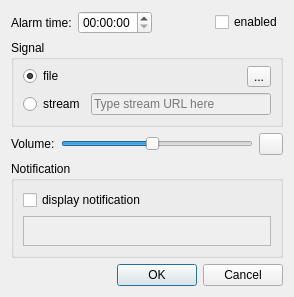
<?xml version="1.0" encoding="UTF-8"?>
<ui version="4.0">
 <class>SettingsDlg</class>
 <widget class="QDialog" name="SettingsDlg">
  <property name="geometry">
   <rect>
    <x>0</x>
    <y>0</y>
    <width>294</width>
    <height>297</height>
   </rect>
  </property>
  <property name="windowTitle">
   <string>Alarm Settings</string>
  </property>
  <property name="windowIcon">
   <iconset resource="../alarm.qrc">
    <normaloff>:/settings.svg</normaloff>:/settings.svg</iconset>
  </property>
  <property name="modal">
   <bool>true</bool>
  </property>
  <layout class="QVBoxLayout" name="verticalLayout">
   <item>
    <layout class="QHBoxLayout" name="horizontalLayout">
     <item>
      <widget class="QLabel" name="label">
       <property name="text">
        <string>Alarm time:</string>
       </property>
      </widget>
     </item>
     <item>
      <widget class="QTimeEdit" name="time_edit"/>
     </item>
     <item>
      <spacer name="horizontalSpacer">
       <property name="orientation">
        <enum>Qt::Horizontal</enum>
       </property>
       <property name="sizeHint" stdset="0">
        <size>
         <width>40</width>
         <height>20</height>
        </size>
       </property>
      </spacer>
     </item>
     <item>
      <widget class="QCheckBox" name="alarm_enabled">
       <property name="text">
        <string>enabled</string>
       </property>
      </widget>
     </item>
    </layout>
   </item>
   <item>
    <widget class="QGroupBox" name="groupBox">
     <property name="title">
      <string>Signal</string>
     </property>
     <layout class="QGridLayout" name="gridLayout">
      <property name="topMargin">
       <number>6</number>
      </property>
      <item row="0" column="0">
       <widget class="QRadioButton" name="st_file">
        <property name="text">
         <string>file</string>
        </property>
        <property name="checked">
         <bool>true</bool>
        </property>
       </widget>
      </item>
      <item row="0" column="1">
       <layout class="QHBoxLayout" name="horizontalLayout_3">
        <item>
         <widget class="QLabel" name="signal_label">
          <property name="text">
           <string>&lt;please select any mp3&gt;</string>
          </property>
         </widget>
        </item>
        <item>
         <widget class="QToolButton" name="browse_btn">
          <property name="text">
           <string notr="true">...</string>
          </property>
         </widget>
        </item>
       </layout>
      </item>
      <item row="1" column="0">
       <widget class="QRadioButton" name="st_stream">
        <property name="text">
         <string>stream</string>
        </property>
       </widget>
      </item>
      <item row="1" column="1">
       <widget class="QLineEdit" name="stream_url_edit">
        <property name="enabled">
         <bool>false</bool>
        </property>
        <property name="placeholderText">
         <string>Type stream URL here</string>
        </property>
       </widget>
      </item>
     </layout>
    </widget>
   </item>
   <item>
    <layout class="QHBoxLayout" name="horizontalLayout_2">
     <item>
      <widget class="QLabel" name="volume_label">
       <property name="text">
        <string>Volume:</string>
       </property>
      </widget>
     </item>
     <item>
      <widget class="QSlider" name="volume_slider">
       <property name="minimum">
        <number>5</number>
       </property>
       <property name="maximum">
        <number>100</number>
       </property>
       <property name="value">
        <number>50</number>
       </property>
       <property name="orientation">
        <enum>Qt::Horizontal</enum>
       </property>
      </widget>
     </item>
     <item>
      <widget class="QPushButton" name="play_btn">
       <property name="sizePolicy">
        <sizepolicy hsizetype="Fixed" vsizetype="Fixed">
         <horstretch>0</horstretch>
         <verstretch>0</verstretch>
        </sizepolicy>
       </property>
       <property name="maximumSize">
        <size>
         <width>24</width>
         <height>16777215</height>
        </size>
       </property>
       <property name="text">
        <string notr="true"/>
       </property>
       <property name="icon">
        <iconset resource="../alarm.qrc">
         <normaloff>:/play.svg</normaloff>:/play.svg</iconset>
       </property>
      </widget>
     </item>
    </layout>
   </item>
   <item>
    <widget class="QGroupBox" name="groupBox_2">
     <property name="title">
      <string>Notification</string>
     </property>
     <layout class="QVBoxLayout" name="verticalLayout_2" stretch="0,1">
      <item>
       <widget class="QCheckBox" name="notification_enabled">
        <property name="text">
         <string>display notification</string>
        </property>
       </widget>
      </item>
      <item>
       <widget class="QPlainTextEdit" name="message_edit">
        <property name="enabled">
         <bool>false</bool>
        </property>
        <property name="minimumSize">
         <size>
          <width>0</width>
          <height>30</height>
         </size>
        </property>
       </widget>
      </item>
     </layout>
    </widget>
   </item>
   <item>
    <widget class="QDialogButtonBox" name="buttonBox">
     <property name="orientation">
      <enum>Qt::Horizontal</enum>
     </property>
     <property name="standardButtons">
      <set>QDialogButtonBox::Cancel|QDialogButtonBox::Ok</set>
     </property>
    </widget>
   </item>
  </layout>
 </widget>
 <resources>
  <include location="../alarm.qrc"/>
 </resources>
 <connections>
  <connection>
   <sender>buttonBox</sender>
   <signal>accepted()</signal>
   <receiver>SettingsDlg</receiver>
   <slot>accept()</slot>
   <hints>
    <hint type="sourcelabel">
     <x>164</x>
     <y>294</y>
    </hint>
    <hint type="destinationlabel">
     <x>157</x>
     <y>274</y>
    </hint>
   </hints>
  </connection>
  <connection>
   <sender>buttonBox</sender>
   <signal>rejected()</signal>
   <receiver>SettingsDlg</receiver>
   <slot>reject()</slot>
   <hints>
    <hint type="sourcelabel">
     <x>164</x>
     <y>294</y>
    </hint>
    <hint type="destinationlabel">
     <x>286</x>
     <y>274</y>
    </hint>
   </hints>
  </connection>
  <connection>
   <sender>notification_enabled</sender>
   <signal>toggled(bool)</signal>
   <receiver>message_edit</receiver>
   <slot>setEnabled(bool)</slot>
   <hints>
    <hint type="sourcelabel">
     <x>133</x>
     <y>197</y>
    </hint>
    <hint type="destinationlabel">
     <x>98</x>
     <y>211</y>
    </hint>
   </hints>
  </connection>
  <connection>
   <sender>st_file</sender>
   <signal>toggled(bool)</signal>
   <receiver>signal_label</receiver>
   <slot>setEnabled(bool)</slot>
   <hints>
    <hint type="sourcelabel">
     <x>54</x>
     <y>69</y>
    </hint>
    <hint type="destinationlabel">
     <x>130</x>
     <y>62</y>
    </hint>
   </hints>
  </connection>
  <connection>
   <sender>st_stream</sender>
   <signal>toggled(bool)</signal>
   <receiver>stream_url_edit</receiver>
   <slot>setEnabled(bool)</slot>
   <hints>
    <hint type="sourcelabel">
     <x>59</x>
     <y>93</y>
    </hint>
    <hint type="destinationlabel">
     <x>153</x>
     <y>97</y>
    </hint>
   </hints>
  </connection>
  <connection>
   <sender>st_file</sender>
   <signal>toggled(bool)</signal>
   <receiver>browse_btn</receiver>
   <slot>setEnabled(bool)</slot>
   <hints>
    <hint type="sourcelabel">
     <x>40</x>
     <y>70</y>
    </hint>
    <hint type="destinationlabel">
     <x>226</x>
     <y>70</y>
    </hint>
   </hints>
  </connection>
 </connections>
</ui>
